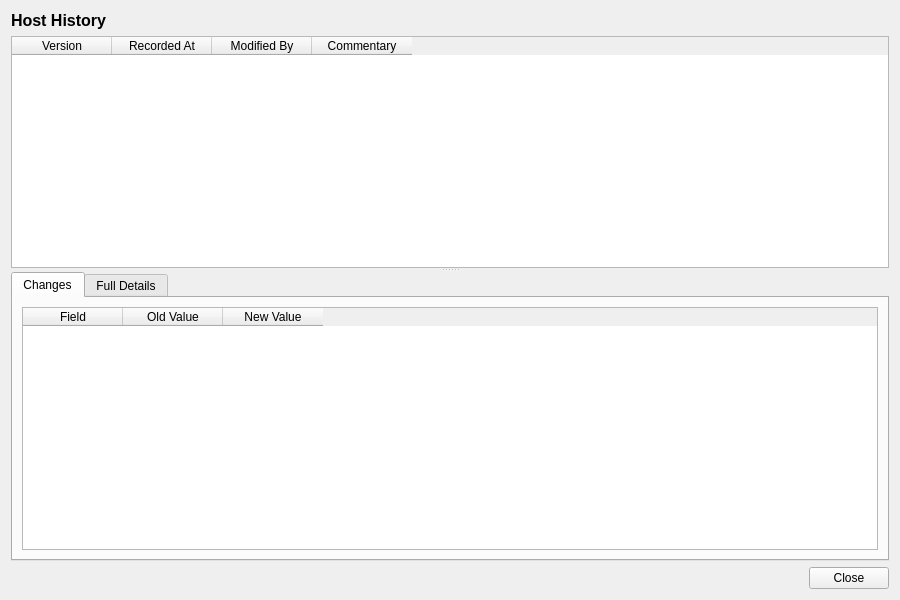
<?xml version="1.0" encoding="UTF-8"?>
<ui version="4.0">
 <class>HostHistoryDialog</class>
 <widget class="QWidget" name="HostHistoryDialog">
  <property name="geometry">
   <rect>
    <x>0</x>
    <y>0</y>
    <width>900</width>
    <height>600</height>
   </rect>
  </property>
  <property name="windowTitle">
   <string>Host History</string>
  </property>
  <layout class="QVBoxLayout" name="verticalLayout">
   <item>
    <widget class="QLabel" name="titleLabel">
     <property name="font">
      <font>
       <pointsize>12</pointsize>
       <bold>true</bold>
      </font>
     </property>
     <property name="text">
      <string>Host History</string>
     </property>
    </widget>
   </item>
   <item>
    <widget class="QSplitter" name="splitter">
     <property name="orientation">
      <enum>Qt::Vertical</enum>
     </property>
     <widget class="QTableWidget" name="versionListWidget">
      <property name="minimumHeight">
       <number>150</number>
      </property>
      <property name="maximumHeight">
       <number>250</number>
      </property>
      <property name="alternatingRowColors">
       <bool>true</bool>
      </property>
      <property name="editTriggers">
       <set>QAbstractItemView::NoEditTriggers</set>
      </property>
      <property name="selectionMode">
       <enum>QAbstractItemView::SingleSelection</enum>
      </property>
      <property name="selectionBehavior">
       <enum>QAbstractItemView::SelectRows</enum>
      </property>
      <column>
       <property name="text">
        <string>Version</string>
       </property>
      </column>
      <column>
       <property name="text">
        <string>Recorded At</string>
       </property>
      </column>
      <column>
       <property name="text">
        <string>Modified By</string>
       </property>
      </column>
      <column>
       <property name="text">
        <string>Commentary</string>
       </property>
      </column>
     </widget>
     <widget class="QWidget" name="detailWidget">
      <layout class="QVBoxLayout" name="detailLayout">
       <property name="leftMargin">
        <number>0</number>
       </property>
       <property name="topMargin">
        <number>0</number>
       </property>
       <property name="rightMargin">
        <number>0</number>
       </property>
       <property name="bottomMargin">
        <number>0</number>
       </property>
       <item>
        <widget class="QTabWidget" name="tabWidget">
         <property name="currentIndex">
          <number>0</number>
         </property>
         <widget class="QWidget" name="changesTab">
          <attribute name="title">
           <string>Changes</string>
          </attribute>
          <layout class="QVBoxLayout" name="changesTabLayout">
           <item>
            <widget class="QTableWidget" name="changesTableWidget">
             <property name="editTriggers">
              <set>QAbstractItemView::NoEditTriggers</set>
             </property>
             <property name="alternatingRowColors">
              <bool>true</bool>
             </property>
             <property name="selectionMode">
              <enum>QAbstractItemView::SingleSelection</enum>
             </property>
             <property name="selectionBehavior">
              <enum>QAbstractItemView::SelectRows</enum>
             </property>
             <column>
              <property name="text">
               <string>Field</string>
              </property>
             </column>
             <column>
              <property name="text">
               <string>Old Value</string>
              </property>
             </column>
             <column>
              <property name="text">
               <string>New Value</string>
              </property>
             </column>
            </widget>
           </item>
          </layout>
         </widget>
         <widget class="QWidget" name="fullDetailsTab">
          <attribute name="title">
           <string>Full Details</string>
          </attribute>
          <layout class="QVBoxLayout" name="fullDetailsTabLayout">
           <item>
            <widget class="QScrollArea" name="scrollArea">
             <property name="widgetResizable">
              <bool>true</bool>
             </property>
             <widget class="QWidget" name="scrollAreaWidgetContents">
              <property name="geometry">
               <rect>
                <x>0</x>
                <y>0</y>
                <width>560</width>
                <height>450</height>
               </rect>
              </property>
              <layout class="QFormLayout" name="formLayout">
               <item row="0" column="0">
                <widget class="QLabel" name="external_idLabel">
                 <property name="text">
                  <string>External Id:</string>
                 </property>
                </widget>
               </item>
               <item row="0" column="1">
                <widget class="QLabel" name="codeValue">
                 <property name="text">
                  <string/>
                 </property>
                </widget>
               </item>
               <item row="1" column="0">
                <widget class="QLabel" name="nameLabel">
                 <property name="text">
                  <string>Name:</string>
                 </property>
                </widget>
               </item>
               <item row="1" column="1">
                <widget class="QLabel" name="nameValue">
                 <property name="text">
                  <string/>
                 </property>
                </widget>
               </item>
               <item row="2" column="0">
                <widget class="QLabel" name="descriptionLabel">
                 <property name="text">
                  <string>Description:</string>
                 </property>
                </widget>
               </item>
               <item row="2" column="1">
                <widget class="QLabel" name="descriptionValue">
                 <property name="text">
                  <string/>
                 </property>
                 <property name="wordWrap">
                  <bool>true</bool>
                 </property>
                </widget>
               </item>
               <item row="3" column="0">
                <widget class="QLabel" name="versionNumberLabel">
                 <property name="text">
                  <string>Version:</string>
                 </property>
                </widget>
               </item>
               <item row="3" column="1">
                <widget class="QLabel" name="versionNumberValue">
                 <property name="text">
                  <string/>
                 </property>
                </widget>
               </item>
               <item row="4" column="0">
                <widget class="QLabel" name="modifiedByLabel">
                 <property name="text">
                  <string>Modified By:</string>
                 </property>
                </widget>
               </item>
               <item row="4" column="1">
                <widget class="QLabel" name="modifiedByValue">
                 <property name="text">
                  <string/>
                 </property>
                </widget>
               </item>
               <item row="5" column="0">
                <widget class="QLabel" name="recordedAtLabel">
                 <property name="text">
                  <string>Recorded At:</string>
                 </property>
                </widget>
               </item>
               <item row="5" column="1">
                <widget class="QLabel" name="recordedAtValue">
                 <property name="text">
                  <string/>
                 </property>
                </widget>
               </item>
               <item row="6" column="0">
                <widget class="QLabel" name="changeCommentaryLabel">
                 <property name="text">
                  <string>Change Commentary:</string>
                 </property>
                </widget>
               </item>
               <item row="6" column="1">
                <widget class="QLabel" name="changeCommentaryValue">
                 <property name="text">
                  <string/>
                 </property>
                 <property name="wordWrap">
                  <bool>true</bool>
                 </property>
                </widget>
               </item>
              </layout>
             </widget>
            </widget>
           </item>
          </layout>
         </widget>
        </widget>
       </item>
      </layout>
     </widget>
    </widget>
   </item>
   <item>
    <layout class="QHBoxLayout" name="buttonLayout">
     <item>
      <spacer name="horizontalSpacer">
       <property name="orientation">
        <enum>Qt::Horizontal</enum>
       </property>
       <property name="sizeHint" stdset="0">
        <size><width>40</width><height>20</height></size>
       </property>
      </spacer>
     </item>
     <item>
      <widget class="QPushButton" name="closeButton">
       <property name="text">
        <string>Close</string>
       </property>
      </widget>
     </item>
    </layout>
   </item>
  </layout>
 </widget>
 <resources/>
 <connections/>
</ui>
